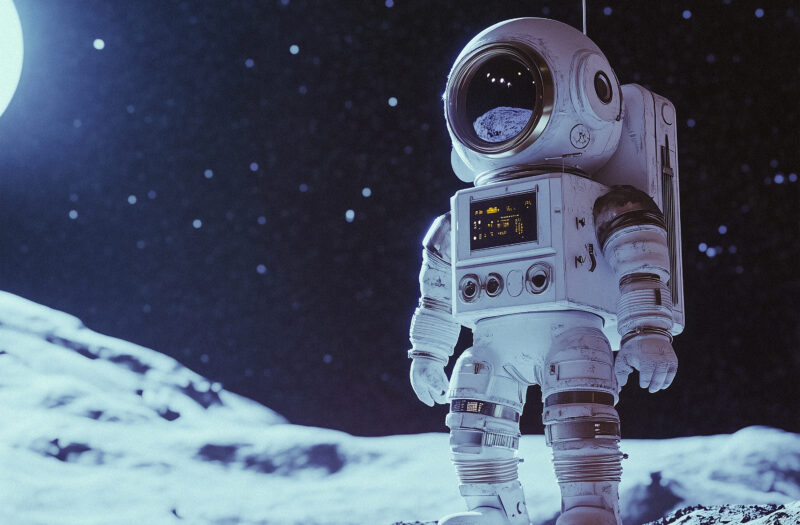
#> input picture Practicals/img.jpeg, 800 x 525 px
$ python pract7_2.py
#> lines starting #> are read from the running program, lines starting #| are printed output that depends on the picture
import cv2

# -------------------- RUN LENGTH ENCODING (RLE) --------------------

def rle_encode(data):
    """Run Length Encode a 1D list of values."""
    if not data:
        return []

    encoding = []
    prev = data[0]
    count = 1

    for pixel in data[1:]:
        if pixel == prev:
            count += 1
        else:
            encoding.append((prev, count))
            prev = pixel
            count = 1

    encoding.append((prev, count))
    return encoding


def rle_decode(encoding):
    """Run Length Decode back to original data."""
    data = []

    for value, count in encoding:
        data.extend([value] * count)

    return data


# -------------------- LZW COMPRESSION --------------------

def lzw_compress(uncompressed):
    """Compress a list of integers using LZW."""

    # Build the dictionary
    dict_size = 256
    dictionary = {bytes([i]): i for i in range(dict_size)}

    w = b""
    compressed = []

    for k in uncompressed:
        c = bytes([k])
        wc = w + c

        if wc in dictionary:
            w = wc
        else:
            compressed.append(dictionary[w])
            dictionary[wc] = dict_size
            dict_size += 1
            w = c

    if w:
        compressed.append(dictionary[w])

    return compressed


def lzw_decompress(compressed):
    """Decompress LZW output."""

    if not compressed:
        return []

    dict_size = 256
    dictionary = {i: bytes([i]) for i in range(dict_size)}

    w = bytes([compressed.pop(0)])
    result = bytearray(w)

    for k in compressed:

        if k in dictionary:
            entry = dictionary[k]

        elif k == dict_size:
            entry = w + w[:1]

        else:
            raise ValueError("Bad compressed k: %s" % k)

        result += entry

        dictionary[dict_size] = w + entry[:1]
        dict_size += 1

        w = entry

    return list(result)


# -------------------- MAIN SCRIPT --------------------

# Load grayscale image
image_path = "img.jpeg"

img = cv2.imread(image_path, cv2.IMREAD_GRAYSCALE)
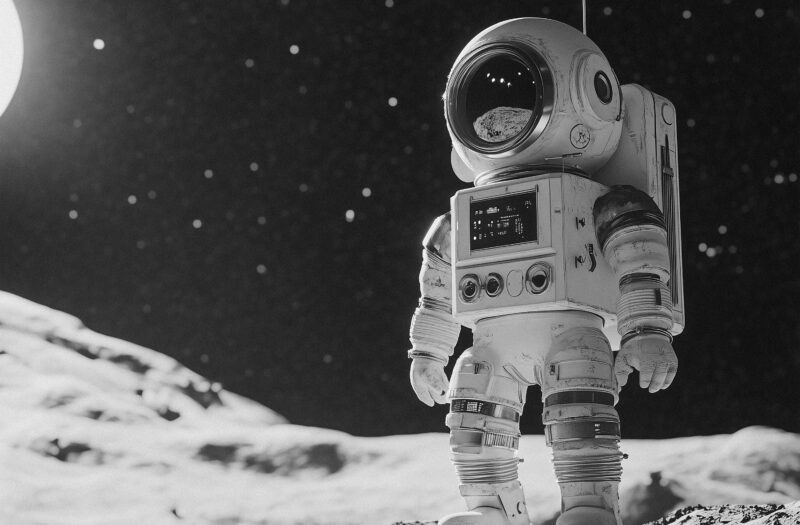
#> img: shape (525, 800); min 6, max 255, mean 88.6

if img is None:
    raise FileNotFoundError(
        "Image not found. Check the image path and filename."
    )


# Flatten image to 1D for RLE and LZW
pixels = img.flatten().tolist()
#> pixels = 420000 items


# -------------------- RLE --------------------

rle_encoded = rle_encode(pixels)
#> in rle_encode, `prev = data[0]`: prev = 237
#> the loop in rle_encode, `for pixel in data[1:]:` made 419999 passes
#> (pixel, prev, count) on passes 1, 2, 3, 4, 6, 7, 9, 10, 11, 12, 13, 14: (235, 235, 1), (234, 234, 1), (236, 236, 1), (238, 238, 1), (236, 236, 1), (234, 234, 1), (229, 229, 1), (225, 225, 1), (217, 217, 1), (196, 196, 1), (169, 169, 1), (156, 156, 1)
#> (prev, count) on passes 61, 62, 63, 65, 66, 67: (91, 1), (89, 1), (88, 1), (87, 1), (86, 1), (85, 1)
#> after the loop in rle_encode, `for pixel in data[1:]:`: encoding = 302272 items
#> rle_encoded = 302273 items

# Estimate RLE size
# 1 byte for value + 1 byte for count
rle_size_bytes = len(rle_encoded) * 2
#> rle_size_bytes = 604546

# Decode to verify
rle_decoded = rle_decode(rle_encoded)
#> the loop in rle_decode, `for value, count in encoding:` made 302273 passes
#> (value, count) on passes 1 to 3: (237, 1), (235, 1), (234, 1)
#> after the loop in rle_decode, `for value, count in encoding:`: data = 420000 items
#> rle_decoded = 420000 items

assert rle_decoded == pixels, "RLE decompression failed!"


# -------------------- LZW --------------------

lzw_encoded = lzw_compress(pixels)
#> the loop in lzw_compress, `for k in uncompressed:` made 420000 passes
#> k on passes 1 to 12: 237, 235, 234, 236, 238, 238, 236, 234, 234, 229, 225, 217
#> after the loop in lzw_compress, `for k in uncompressed:`: compressed = 134117 items; dict_size = 134373; dictionary = 134373 items
#> lzw_encoded = 134118 items

# Approximate each LZW code as 2 bytes
lzw_size_bytes = len(lzw_encoded) * 2
#> lzw_size_bytes = 268236

# Decode to verify
lzw_decoded = lzw_decompress(lzw_encoded.copy())
#> the loop in lzw_decompress, `for k in compressed: ` made 134117 passes
#> after the loop in lzw_decompress, `for k in compressed:`: dict_size = 134373; dictionary = 134373 items
#> lzw_decoded = 420000 items

assert lzw_decoded == pixels, "LZW decompression failed!"


# -------------------- Compression Ratios --------------------

original_size_bytes = len(pixels)
#> original_size_bytes = 420000

rle_ratio = (
    original_size_bytes / rle_size_bytes
    if rle_size_bytes
    else 0
)
#> rle_ratio = 0.695

lzw_ratio = (
    original_size_bytes / lzw_size_bytes
    if lzw_size_bytes
    else 0
)
#> lzw_ratio = 1.57


# -------------------- PRINT RESULTS --------------------

print("Original Image Size (approx):",
      original_size_bytes, "bytes")
#| Original Image Size (approx): 420000 bytes

print("RLE Compressed Size (approx):",
      rle_size_bytes, "bytes")
#| RLE Compressed Size (approx): 604546 bytes

print("LZW Compressed Size (approx):",
      lzw_size_bytes, "bytes")
#| LZW Compressed Size (approx): 268236 bytes

print(f"RLE Compression Ratio: {rle_ratio:.2f}:1")
#| RLE Compression Ratio: 0.69:1

print(f"LZW Compression Ratio: {lzw_ratio:.2f}:1")
#| LZW Compression Ratio: 1.57:1


# -------------------- SHOW ORIGINAL IMAGE --------------------

cv2.imshow("Original Image", img)

cv2.waitKey(0)
cv2.destroyAllWindows()

$ run again, with Practicals/girl.jpeg copied over Practicals/img.jpeg
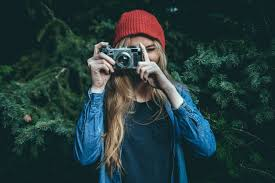
#> input picture Practicals/girl.jpeg, 275 x 183 px
#> `img = cv2.imread(image_path, cv2.IMREAD_GRAYSCALE)`:
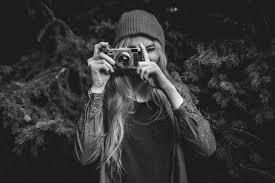
#> img: shape (183, 275); min 0, max 255, mean 51.4
#> pixels = 50325 items
#> in rle_encode, `prev = data[0]`: prev = 28
#> the loop in rle_encode, `for pixel in data[1:]:` made 50324 passes
#> (pixel, prev, count) on passes 25, 26, 27, 29, 30, 31, 32, 35: (30, 30, 1), (32, 32, 1), (33, 33, 1), (31, 31, 1), (28, 28, 1), (26, 26, 1), (28, 28, 1), (29, 29, 1)
#> after the loop in rle_encode, `for pixel in data[1:]:`: encoding = 37008 items
#> rle_encoded = 37009 items
#> rle_size_bytes = 74018
#> the loop in rle_decode, `for value, count in encoding:` made 37009 passes
#> (value, count) on passes 1 to 3: (28, 25), (30, 1), (32, 1)
#> after the loop in rle_decode, `for value, count in encoding:`: data = 50325 items
#> the loop in lzw_compress, `for k in uncompressed:` made 50325 passes
#> k on passes 1 to 8: 28, 28, 28, 28, 28, 28, 28, 28
#> after the loop in lzw_compress, `for k in uncompressed:`: compressed = 22601 items; dict_size = 22857; dictionary = 22857 items
#> lzw_encoded = 22602 items
#> lzw_size_bytes = 45204
#> the loop in lzw_decompress, `for k in compressed: ` made 22601 passes
#> k on passes 1 to 3: 256, 257, 258
#> after the loop in lzw_decompress, `for k in compressed:`: dict_size = 22857; dictionary = 22857 items
#> lzw_decoded = 50325 items
#> original_size_bytes = 50325
#> rle_ratio = 0.68
#> lzw_ratio = 1.11
#| Original Image Size (approx): 50325 bytes
#| RLE Compressed Size (approx): 74018 bytes
#| LZW Compressed Size (approx): 45204 bytes
#| RLE Compression Ratio: 0.68:1
#| LZW Compression Ratio: 1.11:1
